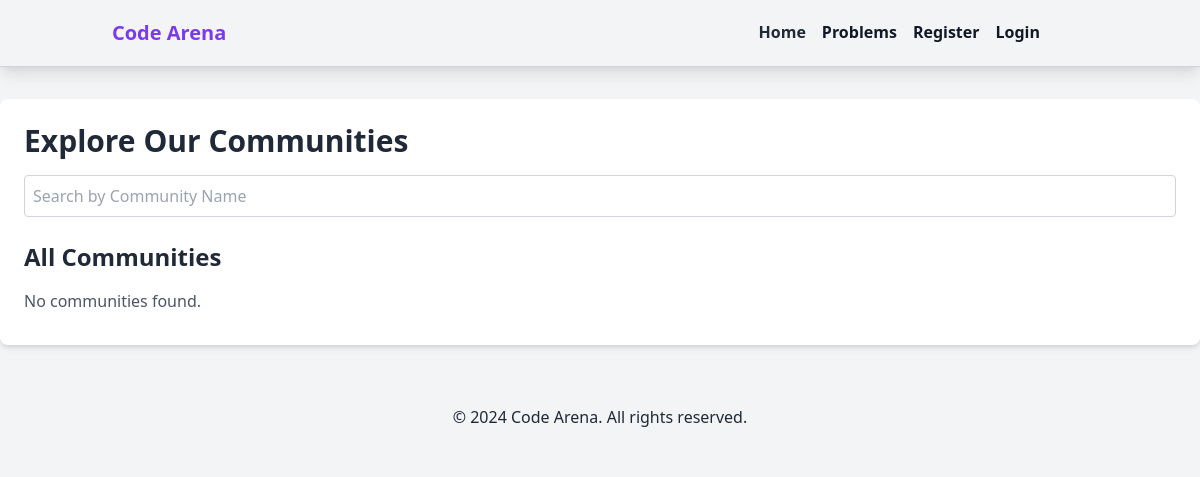
Before: /community/ with the older database file.
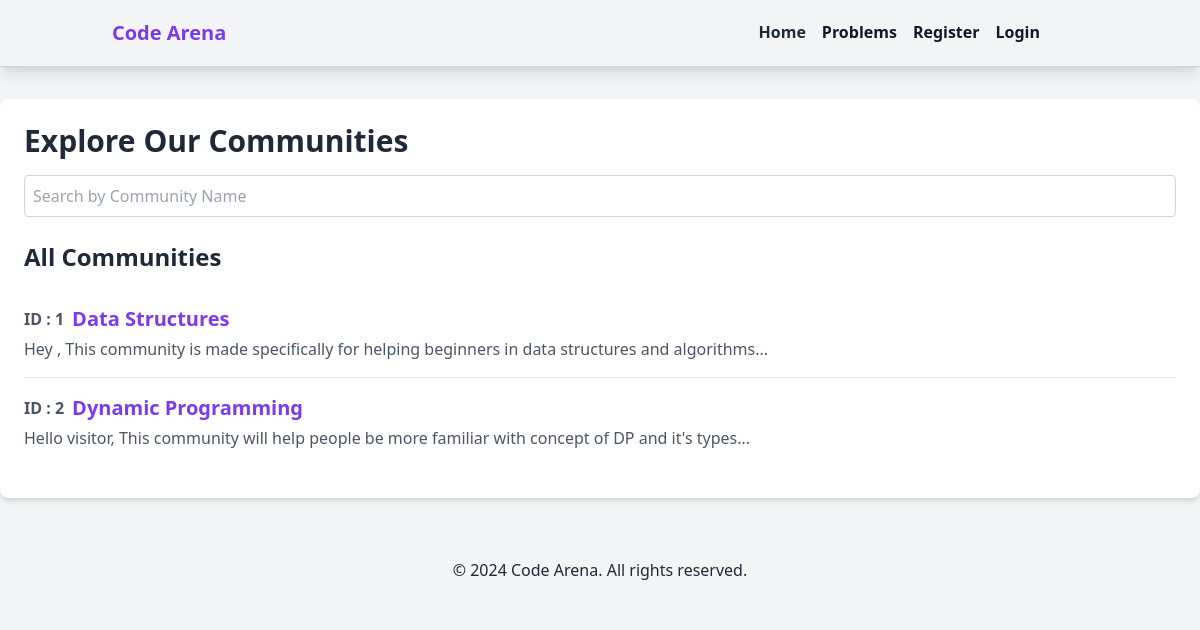
After: the same page with the newer database file.
### community/models.py (models this page shows, shortened)
class Community(models.Model):
    name = models.CharField(max_length=100, unique=True)
    description = models.TextField()
    created_at = models.DateTimeField(auto_now_add=True)
    created_by = models.ForeignKey(User, on_delete=models.CASCADE)

### community/views.py (the view)
# urls.py: path('', views.community_list, name='community_list'),
def community_list(request):
    query = request.GET.get('q')
    if query:
        communities = Community.objects.filter(name__icontains=query)
    else:
        communities = Community.objects.all()
    followed_communities = []
    if request.user.is_authenticated:
        followed_communities = request.user.profile.followed_communities.all()
    context = {
        'communities': communities,
        'followed_communities': followed_communities,
        'query': query,
    }
    return render(request, 'community/community_list.html', context)

### community/templates/community/community_list.html (shortened to what this page needs)
<!DOCTYPE html>
<html lang="en">
  <head>
    <link
      href="https://cdn.jsdelivr.net/npm/tailwindcss@2.1.2/dist/tailwind.min.css"
      rel="stylesheet"
    />
  </head>
  <body class="bg-gray-100 text-gray-800">
    <nav class="bg-gray-100 shadow-lg border-b border-gray-300">
      <div class="container mx-auto px-6 py-3">
        <div class="flex justify-between items-center">
          <div>
            <a class="text-purple-600 text-xl font-bold" href="{% url 'home' %}">Code Arena</a>
          </div>
          <div class="hidden lg:flex lg:items-center">
            <ul class="flex flex-col lg:flex-row lg:mx-6 font-bold py-2 px-4 rounded">
              <li class="nav-item">
                <a class="text-gray-800 hover:text-gray-600 mx-2 nav-link" href="{% url 'home' %}">Home</a>
              </li>
              <li class="nav-item">
                <a class="text-gray-900 hover:text-gray-600 mx-2 nav-link" href="{% url 'problems_list' %}">Problems</a>
              </li>
              {% if user.is_authenticated %}
              <li class="nav-item">
                <a class="text-gray-900 hover:text-gray-600 mx-2 nav-link" href="{% url 'profile' %}">Profile</a>
              </li>
              {% else %}
              <li class="nav-item">
                <a class="text-gray-900 hover:text-gray-600 mx-2 nav-link" href="{% url 'register' %}">Register</a>
              </li>
              <li class="nav-item">
                <a class="text-gray-900 hover:text-gray-600 mx-2 nav-link" href="{% url 'login' %}">Login</a>
              </li>
              {% endif %}
            </ul>
          </div>
        </div>
      </div>
    </nav>
    <section class="list container mx-auto mt-10 p-6 bg-white shadow-md rounded-lg">
      <div class="flex justify-between items-center mb-4">
        <h1 class="text-3xl font-bold">Explore Our Communities</h1>
      </div>
      <form method="GET" action="{% url 'community_list' %}" class="mt-4">
        <input
          type="text"
          name="q"
          value="{{ query|default:'' }}"
          placeholder="Search by Community Name"
          class="w-full p-2 border border-gray-300 rounded"
        />
      </form>
      <div class="mt-6">
        <h2 class="text-2xl font-bold mb-4">All Communities</h2>
        {% if communities %}
        <ul class="divide-y divide-gray-200">
          {% for community in communities %}
          <li class="py-4">
            <div class="flex items-center">
              <span class="text-gray-600 font-bold mr-2"
                >ID : {{ community.id }}</span
              >
              <a
                href="{% url 'community_detail' community.pk %}"
                class="text-xl font-semibold text-purple-600 hover:text-purple-800"
                >{{ community.name }}</a
              >
            </div>
            <p class="text-gray-600 mt-1">
              {{ community.description|slice:":300" }}...
            </p>
          </li>
          {% endfor %}
        </ul>
        {% else %}
        <p class="text-gray-600 mt-4">No communities found.</p>
        {% endif %}
      </div>
    </section>
    <footer class="bg-gray-100 text-gray-800 py-5 mt-10">
      <div class="container mx-auto text-center">
        <p>&copy; 2024 Code Arena. All rights reserved.</p>
      </div>
    </footer>
  </body>
</html>

### community/templates/community/community_list.html (style rules this page uses)
.nav-link { border-radius: 4px; transition: color 0.3s ease; }
.nav-item a { position: relative; display: inline-block; padding-bottom: 2px; }
.nav-item a::before { content: ''; position: absolute; width: 0; height: 2px; bottom: 0; left: 0; background-color: #6b46c1; visibility: hidden; transition: all 0.3s ease-in-out; }
.list { max-width: 1280px; margin: 0 auto; margin-top: 2rem; padding-bottom: 2rem; }

Changed rows visible on the page:
added Community: id "1", name "Data Structures", description "Hey , This community is made specifically for helping beginners in data structures and algorithms"
added Community: id "2", name "Dynamic Programming", description "Hello visitor, This community will help people be more familiar with concept of DP and it's types"
Other visible differences:
text no longer shown: "No communities found."
